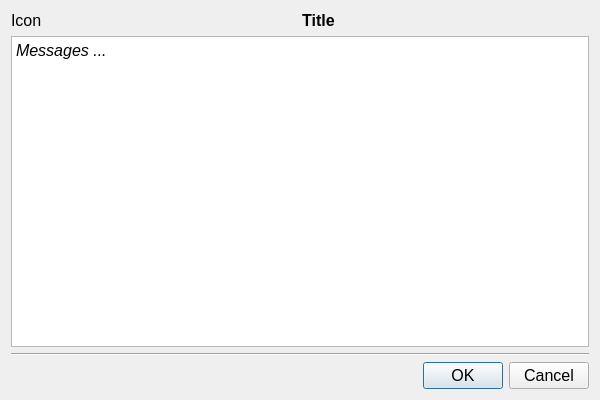
<?xml version="1.0" encoding="UTF-8"?>
<ui version="4.0">
 <class>Dialog</class>
 <widget class="QDialog" name="Dialog">
  <property name="geometry">
   <rect>
    <x>0</x>
    <y>0</y>
    <width>600</width>
    <height>400</height>
   </rect>
  </property>
  <property name="font">
   <font>
    <pointsize>12</pointsize>
   </font>
  </property>
  <property name="windowTitle">
   <string>WZ – Info</string>
  </property>
  <layout class="QVBoxLayout" name="verticalLayout">
   <item>
    <layout class="QHBoxLayout" name="horizontalLayout" stretch="0,1">
     <item>
      <widget class="QLabel" name="l_pixmap">
       <property name="text">
        <string notr="true">Icon</string>
       </property>
      </widget>
     </item>
     <item>
      <widget class="QLabel" name="l_title">
       <property name="font">
        <font>
         <pointsize>12</pointsize>
         <weight>75</weight>
         <bold>true</bold>
        </font>
       </property>
       <property name="text">
        <string notr="true">Title</string>
       </property>
       <property name="alignment">
        <set>Qt::AlignCenter</set>
       </property>
      </widget>
     </item>
    </layout>
   </item>
   <item>
    <widget class="QTextBrowser" name="text">
     <property name="html">
      <string>&lt;!DOCTYPE HTML PUBLIC &quot;-//W3C//DTD HTML 4.0//EN&quot; &quot;http://www.w3.org/TR/REC-html40/strict.dtd&quot;&gt;
&lt;html&gt;&lt;head&gt;&lt;meta name=&quot;qrichtext&quot; content=&quot;1&quot; /&gt;&lt;style type=&quot;text/css&quot;&gt;
p, li { white-space: pre-wrap; }
&lt;/style&gt;&lt;/head&gt;&lt;body style=&quot; font-family:'Noto Sans'; font-size:12pt; font-weight:400; font-style:normal;&quot;&gt;
&lt;p style=&quot; margin-top:0px; margin-bottom:0px; margin-left:0px; margin-right:0px; -qt-block-indent:0; text-indent:0px;&quot;&gt;&lt;span style=&quot; font-style:italic;&quot;&gt;Messages ...&lt;/span&gt;&lt;/p&gt;&lt;/body&gt;&lt;/html&gt;</string>
     </property>
     <property name="placeholderText">
      <string notr="true"/>
     </property>
    </widget>
   </item>
   <item>
    <widget class="Line" name="line">
     <property name="orientation">
      <enum>Qt::Horizontal</enum>
     </property>
    </widget>
   </item>
   <item>
    <widget class="QDialogButtonBox" name="buttons">
     <property name="orientation">
      <enum>Qt::Horizontal</enum>
     </property>
     <property name="standardButtons">
      <set>QDialogButtonBox::Cancel|QDialogButtonBox::Ok</set>
     </property>
    </widget>
   </item>
  </layout>
 </widget>
 <resources/>
 <connections>
  <connection>
   <sender>buttons</sender>
   <signal>accepted()</signal>
   <receiver>Dialog</receiver>
   <slot>accept()</slot>
   <hints>
    <hint type="sourcelabel">
     <x>248</x>
     <y>254</y>
    </hint>
    <hint type="destinationlabel">
     <x>157</x>
     <y>274</y>
    </hint>
   </hints>
  </connection>
  <connection>
   <sender>buttons</sender>
   <signal>rejected()</signal>
   <receiver>Dialog</receiver>
   <slot>reject()</slot>
   <hints>
    <hint type="sourcelabel">
     <x>316</x>
     <y>260</y>
    </hint>
    <hint type="destinationlabel">
     <x>286</x>
     <y>274</y>
    </hint>
   </hints>
  </connection>
 </connections>
</ui>
